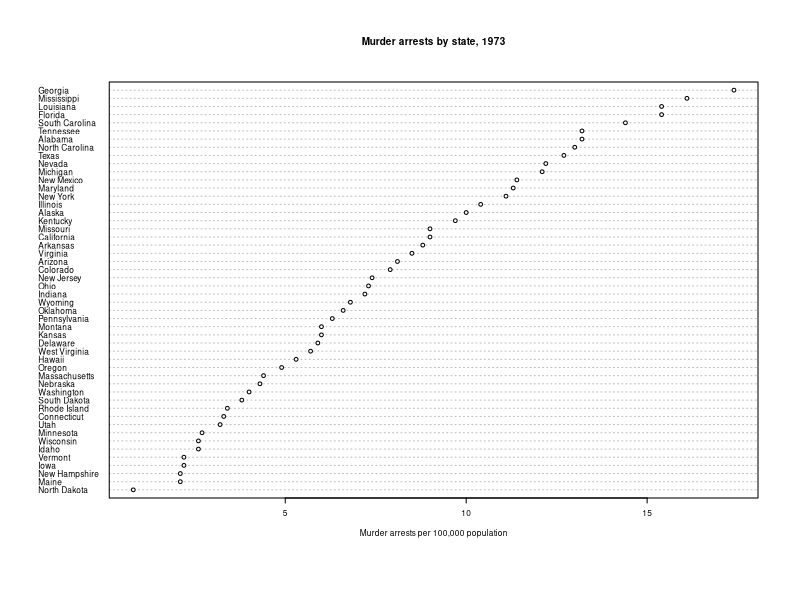

Write the R code that produced this figure.
data2 = USArrests[order(USArrests$Murder),]

dotchart(data2$Murder, labels = row.names(data2),
         cex = .5, main = "Murder arrests by state, 1973",
        xlab = "Murder arrests per 100,000 population")